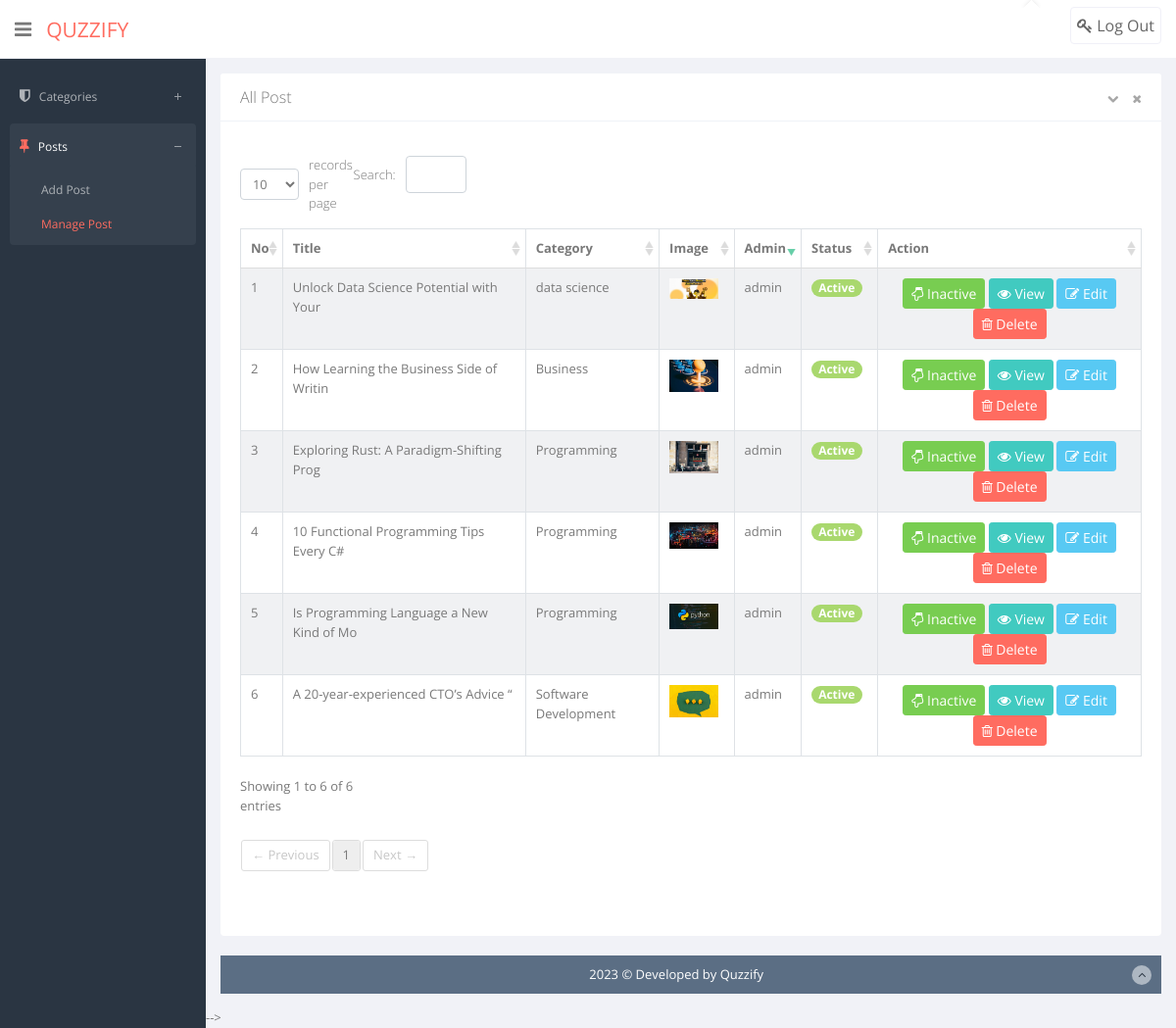
/admin/managepost.php (signed in), run on the app's committed database.
### tables this page shows
CREATE TABLE `blog` (
  `id` int(3) NOT NULL,
  `cat_id` int(3) NOT NULL,
  `title` varchar(255) NOT NULL,
  `content` text NOT NULL,
  `tag` text NOT NULL,
  `admin` varchar(100) NOT NULL,
  `status` tinyint(1) NOT NULL,
  `rate` tinyint(2) NOT NULL,
  `image` varchar(255) NOT NULL,
  `date` timestamp NOT NULL DEFAULT current_timestamp()
);

CREATE TABLE `categories` (
  `id` int(2) NOT NULL,
  `category_name` varchar(100) NOT NULL,
  `status` tinyint(2) NOT NULL,
  `create_time` timestamp NOT NULL DEFAULT current_timestamp(),
  `admin_name` varchar(70) NOT NULL
);

### app/classes/Database.php (called while the page is built, shortened)
<?php
class Database
{
    public static function db()
    {
        $link = mysqli_connect('localhost:3306','root','','quizzifynew');
        return $link;
    }
}

### app/classes/post.php (called while the page is built, shortened)
<?php
class Post
{
    public  static  function showAllPost(){
        $sql = "SELECT blog.*, categories.category_name FROM blog INNER JOIN categories ON blog.cat_id = categories.id ORDER BY id DESC  ";
        $result = mysqli_query(Database::db(),$sql);
        if($result){
            return $result;
        }else{
            return false;
        }
    }
}

### admin/managepost.php (the view, shortened to what this page needs)
<?php require_once 'header.php' ?>
<div class="row">
    <div class="col-sm-12">
        <section class="card">
            <header class="card-header">
                All Post <span style="color: red"><b><?= \App\classes\Session::get('dltTxt')?></b></span>
                <span class="tools pull-right">
                                        <a href="javascript:;" class="fa fa-chevron-down"></a>
                                        <a href="javascript:;" class="fa fa-times"></a>
                                    </span>
            </header>
            <div class="card-body">
                <div class="adv-table">
                    <table  class="display table table-bordered table-striped table-hover" id="dynamic-table">
                        <thead>
                        <tr>
                            <th>No</th>
                            <th>Title</th>
                            <th>Category</th>
                            <th >Image</th>
                            <th >Admin</th>
                            <th >Status</th>
                            <th>Action</th>
                        </tr>
                        </thead>
                        <?php
                        $allCat = new \App\classes\Post();
                        $data = $allCat->showAllPost();
                        $i=0;
                        while ($row = mysqli_fetch_assoc($data)){ ?>
                            <tr>
                                <td scope="row"><?= ++$i?></td>
                                <td><?= substr($row['title'],0,40)?></td>
                                <td><?= $row['category_name']?></td>
                                <td><img style="width: 50px" src="../uploads/<?= $row['image']?>" alt=""></td>
                                <td><?= $row['admin']?></td>
                                <td><?= $row['status'] == 1 ? '<span class="badge badge-pill badge-success">Active</span>' : '<span class="badge badge-pill badge-danger">Inactive</span>' ?></td>
                                <td class="text-center">
                                    <?php
                                    if($row['status'] == 1) { ?>
                                        <a href="status.php?id=<?= $row['id']?>&managepost&inactive" class="btn btn-sm btn-success"><i class="fa  fa-hand-o-down"></i> Inactive</a>
                                    <?php  }else{ ?>
                                        <a href="status.php?id=<?= $row['id']?>&managepost&active" class="btn btn-sm btn-warning"><i class="fa  fa-hand-o-up"></i> Active</a>
                                    <?php } ?>
                                    <a href="" class="btn btn-sm btn-primary" data-toggle="modal" data-target="#id<?= $row['id']?>"><i class="fa fa-eye"></i> View</a>
                                    <a href="updatepost.php?id=<?= $row['id']?>&updatepost" class="btn btn-sm btn-info"><i class="fa fa-pencil-square-o"></i> Edit</a>
                                    <a href="delete.php?id=<?= $row['id']?>&managepost" class="btn btn-sm btn-danger"onclick="return confirm('Are you sure ?')"><i class="fa fa-trash-o"></i> Delete</a>
                                </td>
                            </tr>
                            <?php } ?>
                    </table>
                </div>
            </div>
        </section>
    </div>
</div>
<?php require_once 'footer.php' ?>

### admin/assets/advanced-datatable/media/css/demo_table.css (style rules this page uses)
table.display { margin: 0 auto; clear: both; width: 100%; }
table.display thead th { padding: 3px 18px 3px 10px; border-bottom: 1px solid black; font-weight: bold; cursor: pointer; * cursor: hand; }
table.display td { padding: 3px 10px; }
.sorting_desc { background: url('../images/sort_desc.png') no-repeat center right; }
.sorting { background: url('../images/sort_both.png') no-repeat center right; }
tr.odd { background-color: #E2E4FF; }
tr.even { background-color: white; }
tr.odd td.sorting_1 { background-color: #D3D6FF; }
tr.even td.sorting_1 { background-color: #EAEBFF; }

### data on the page
blog: title "Unlock Data Science Potential with Your", categories.category_name "data science", image (picture), admin "admin", status "Active"
blog: title "How Learning the Business Side of Writin", categories.category_name "Business", image (picture), admin "admin", status "Active"
blog: title "Exploring Rust: A Paradigm-Shifting Prog", categories.category_name "Programming", image (picture), admin "admin", status "Active"
blog: title "10 Functional Programming Tips Every C#", categories.category_name "Programming", image (picture), admin "admin", status "Active"
blog: title "Is Programming Language a New Kind of Mo", categories.category_name "Programming", image (picture), admin "admin", status "Active"
blog: title "A 20-year-experienced CTO’s Advice “", categories.category_name "Software Development", image (picture), admin "admin", status "Active"
